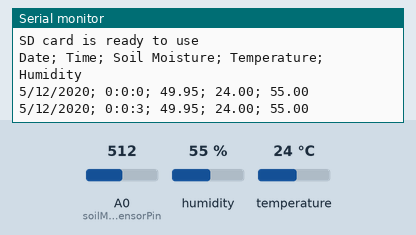
A sketch run on a simulated Arduino Uno, built with avr-gcc and run on an emulated ATmega328P. On the bench: the last lines printed to the serial monitor. The test bench sets the inputs (shaded band); at power-on: humidity 55 %, A0 (soilMoistureSensorPin) = 512, temperature 24 °C. Storage starts empty.

Above: at 3.8 s.
3.9 s: humidity set to 22 %
At 6.6 s:
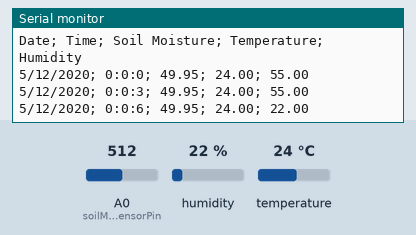
7.9 s: A0 (soilMoistureSensorPin) set to 716
At 10.6 s:
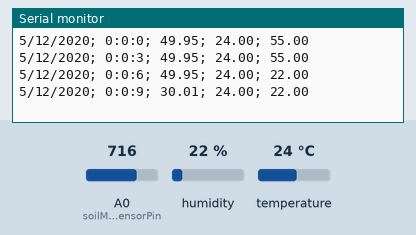
11.9 s: temperature set to 12 °C
At 13.5 s:
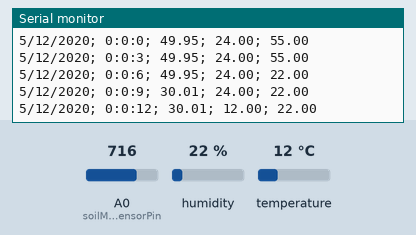
15.9 s: A0 (soilMoistureSensorPin) set to 900
At 19.1 s:
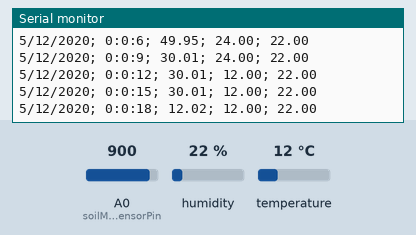
19.9 s: humidity set to 40 %
At 22.0 s:
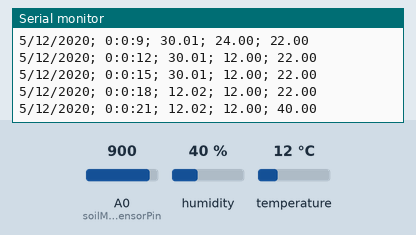
Timing chart, 0 to 23.5 s (numbered marks = the images above; inputs shaded):
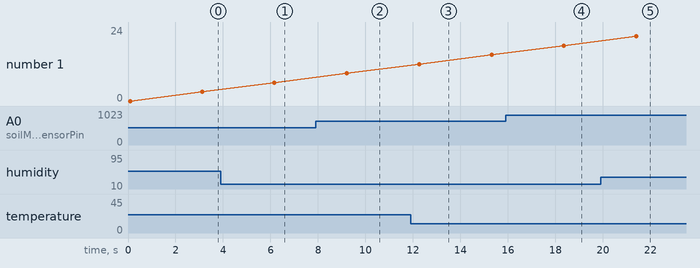

The sketch:

eFarm_Arduino.ino
```cpp
#include <TimeLib.h>
#include <SD.h>
#include <SPI.h>
#include "DHT.h"

// dht11 sensor
#define DHTPIN 2
#define DHTTYPE DHT11
DHT dht(DHTPIN, DHTTYPE);

// SD card
File sdCardFile;
String fileName;
int csPin = 10; //for uno

// soil moisture sensor
const int soilMoistureSensorPin = A0;
float soilMoisture;

float output;

void setup() {
  Serial.begin(9600);

  pinMode(soilMoistureSensorPin, INPUT);
  pinMode(csPin, OUTPUT);

  dht.begin();

  // sd card
  if (SD.begin())
  {
    Serial.println("SD card is ready to use");
  } else
  {
    Serial.println("SD card initialization failed");
    return;
  }

  // set before uploading !!!
  setTime(00,00,00,5,12,2020);

  Serial.println("Date; Time; Soil Moisture; Temperature; Humidity");

  time_t date = now();
  fileName = String(day(date)) + String(month(date))+ String(year(date));

  sdCardFile = SD.open(fileName, FILE_WRITE);
  if (sdCardFile) {
    sdCardFile.println("Date; Time; Soil Moisture; Temperature; Humidity");
    sdCardFile.close();
  }
  else {
    Serial.println("Error while openning a file: " + fileName);
  }
}

void loop() {
  time_t t = now();

  // soil moisture sensor
  int sensorAnalog;
  sensorAnalog = analogRead(soilMoistureSensorPin);
  soilMoisture = ( 100 - ( (sensorAnalog/1023.00) * 100 ) );

  // reading data from dht
  float humidity = dht.readHumidity();
  float temperature = dht.readTemperature();

  // rename file if date changes
  fileName = String(day(t)) + String(month(t))+ String(year(t));

  Serial.print(String(day(t)) + "/" + String(month(t)) + "/" + String(year(t)));
  Serial.print("; ");
  Serial.print(String(hour(t)) + ":" + String(minute(t)) + ":" + String(second(t)));
  Serial.print("; ");
  Serial.print(soilMoisture);
  Serial.print("; ");
  Serial.print(temperature);
  Serial.print("; ");
  Serial.println(humidity);

  // writing data to sd card
  sdCardFile = SD.open(fileName, FILE_WRITE);
  if (sdCardFile) {
    sdCardFile.print(String(day(t)) + "/" + String(month(t)) + "/" + String(year(t)));
    sdCardFile.print("; ");
    sdCardFile.print(String(hour(t)) + ":" + String(minute(t)) + ":" + String(second(t)));
    sdCardFile.print("; ");
    sdCardFile.print(soilMoisture);
    sdCardFile.print("; ");
    sdCardFile.print(temperature);
    sdCardFile.print("; ");
    sdCardFile.println(humidity);
    sdCardFile.close();
  }
  else {
    Serial.println("Error while openning a file: " + fileName);
  }
  delay(3000);
}
```

Measured:
- after the input at 3.9 s, the serial monitor: prints a new line after 2.3 s (image 1)
- after the input at 7.9 s, the serial monitor: prints a new line after 1.3 s (image 2)
- after the input at 11.9 s, the serial monitor: prints a new line after 0.36 s (image 3)
- after the input at 15.9 s, the serial monitor: prints a new line after 2.5 s (image 4)
- after the input at 19.9 s, the serial monitor: prints a new line after 1.5 s (image 5)
